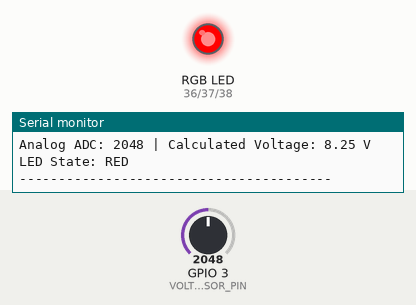
This sketch was run on a simulated ESP32. Parts: an RGB LED mixed from three pins (HIGH = lit), the last lines printed to the serial monitor. The test bench sets the inputs (shaded band); at power-on: GPIO 3 (VOLTAGE_SENSOR_PIN) = 2048.

Above: at 2.2 s.
2.3 s: GPIO 3 (VOLTAGE_SENSOR_PIN) set to 2442
4.2 s: GPIO 3 (VOLTAGE_SENSOR_PIN) set to 2512
At 5.5 s:
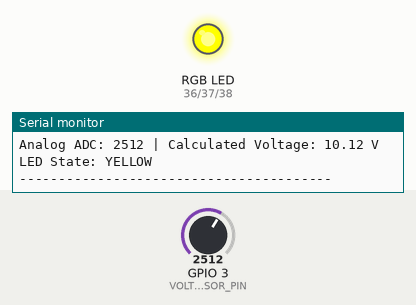
6.5 s: GPIO 3 (VOLTAGE_SENSOR_PIN) set to 2661
8.2 s: GPIO 3 (VOLTAGE_SENSOR_PIN) set to 2760
At 10.2 s:
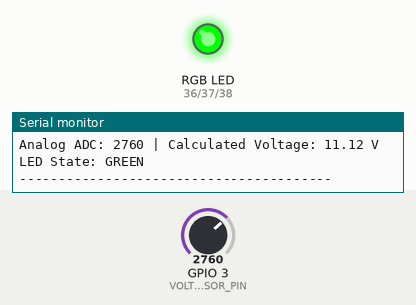
10.5 s: GPIO 3 (VOLTAGE_SENSOR_PIN) set to 2047
At 12.1 s:
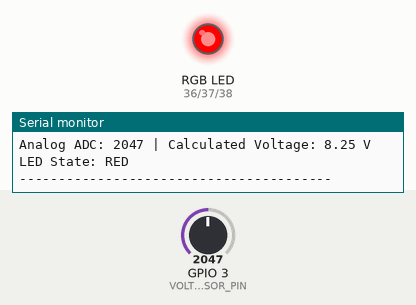
12.5 s: GPIO 3 (VOLTAGE_SENSOR_PIN) set to 2866
At 14.0 s:
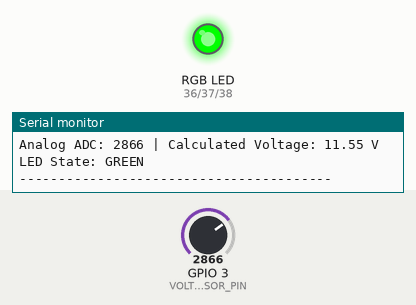
Timing chart, 0 to 15.5 s (numbered marks = the images above; inputs shaded):
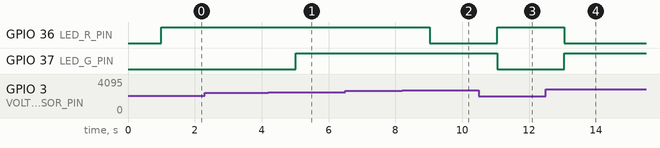

Measured:
- the behaviour switches between 2481 and 2482 on GPIO 3 (VOLTAGE_SENSOR_PIN) (found by bisection; images 0 and 1)
- the behaviour switches between 2729 and 2730 on GPIO 3 (VOLTAGE_SENSOR_PIN) (found by bisection; images 1 and 2)
- after the input at 4.2 s, GPIO 37 (LED_G_PIN): LOW → HIGH after 0.82 s
- after the input at 8.2 s, GPIO 36 (LED_R_PIN): HIGH → LOW after 0.83 s
- after the input at 10.5 s, GPIO 36 (LED_R_PIN): LOW → HIGH after 0.54 s; GPIO 37 (LED_G_PIN): HIGH → LOW after 0.54 s
- after the input at 12.5 s, GPIO 36 (LED_R_PIN): HIGH → LOW after 0.55 s; GPIO 37 (LED_G_PIN): LOW → HIGH after 0.55 s

The sketch:

voltage_test.ino
```cpp
// ============================================================
// Voltage & RGB LED Test Sketch
// ============================================================
// Use this simple sketch to calibrate the voltage sensor and
// verify the RGB LED works correctly.

#define VOLTAGE_SENSOR_PIN 3
#define LED_R_PIN 36
#define LED_G_PIN 37
#define LED_B_PIN 38

// Standard 25V voltage sensor module (30k/7.5k resistor divider -> 1/5)
// Adjust this multiplier value to calibrate the reading.
const float VOLTAGE_MULTIPLIER = 5.0;

void setup() {
  Serial.begin(115200);
  delay(1000);
  Serial.println("--- Voltage & RGB LED Test Started ---");

  pinMode(VOLTAGE_SENSOR_PIN, INPUT);
  pinMode(LED_R_PIN, OUTPUT);
  pinMode(LED_G_PIN, OUTPUT);
  pinMode(LED_B_PIN, OUTPUT);

  // Initialize LED to off (Assuming Common Cathode: LOW = OFF)
  digitalWrite(LED_R_PIN, LOW);
  digitalWrite(LED_G_PIN, LOW);
  digitalWrite(LED_B_PIN, LOW);
}

void loop() {
  // Read analog value (0-4095)
  int adcValue = analogRead(VOLTAGE_SENSOR_PIN);

  // Calculate voltage (Assuming 3.3V reference on ESP32)
  float voltage = (adcValue / 4095.0) * 3.3 * VOLTAGE_MULTIPLIER;

  // Print values to Serial Monitor
  Serial.print("Analog ADC: ");
  Serial.print(adcValue);
  Serial.print(" | Calculated Voltage: ");
  Serial.print(voltage);
  Serial.println(" V");

  // RGB LED control logic (Assuming Common Cathode: HIGH = ON)
  if (voltage >= 11.0) {
    // Green
    digitalWrite(LED_R_PIN, LOW);
    digitalWrite(LED_G_PIN, HIGH);
    digitalWrite(LED_B_PIN, LOW);
    Serial.println("LED State: GREEN");
  } else if (voltage >= 10.0) {
    // Yellow (Red + Green)
    digitalWrite(LED_R_PIN, HIGH);
    digitalWrite(LED_G_PIN, HIGH);
    digitalWrite(LED_B_PIN, LOW);
    Serial.println("LED State: YELLOW");
  } else {
    // Red
    digitalWrite(LED_R_PIN, HIGH);
    digitalWrite(LED_G_PIN, LOW);
    digitalWrite(LED_B_PIN, LOW);
    Serial.println("LED State: RED");
  }

  Serial.println("----------------------------------------");
  delay(1000); // Check once per second
}
```
